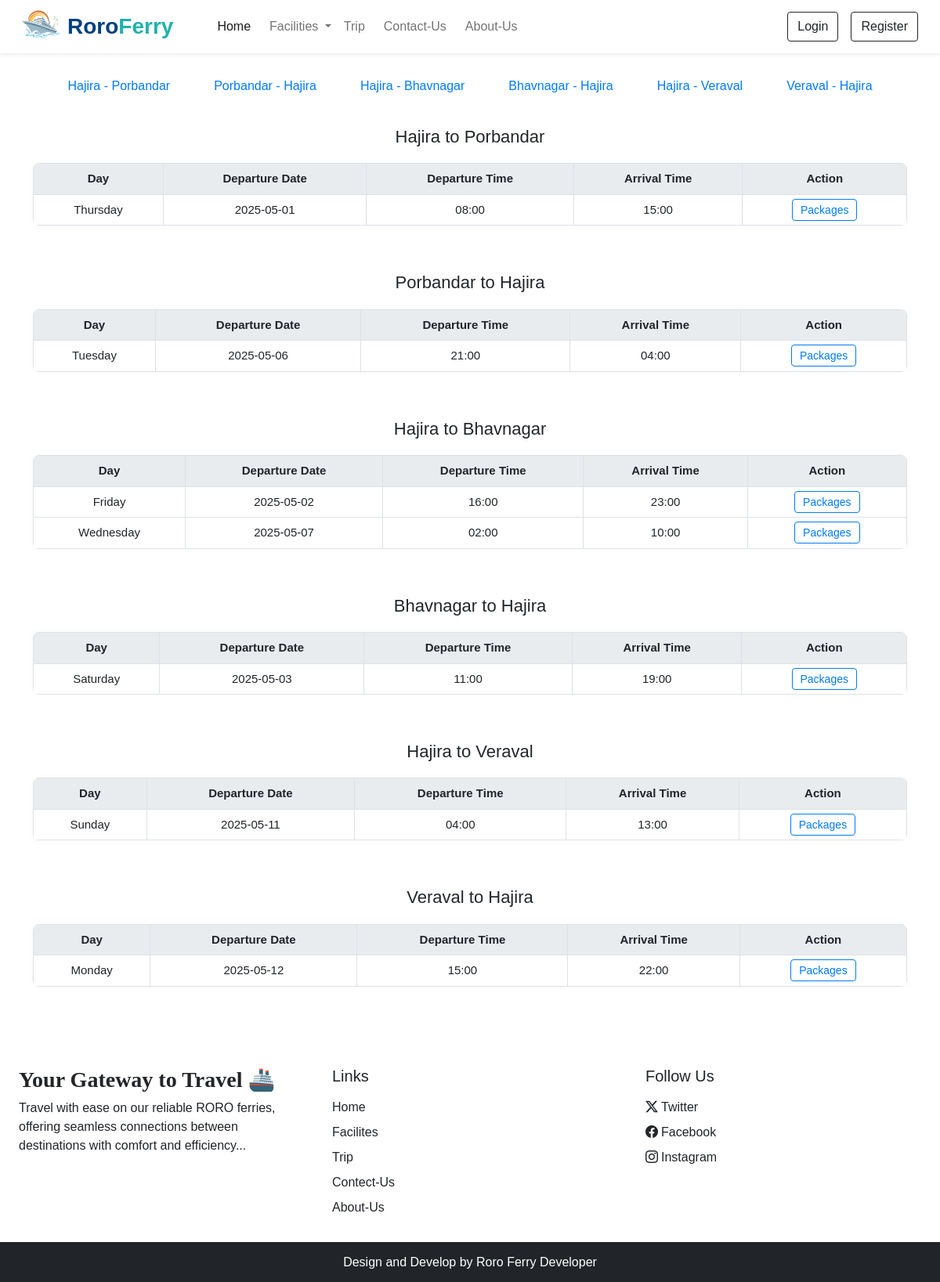
Screenshot of /trip.php with the database file from the repository.
### tables this page shows
CREATE TABLE `trip` (
  `trip_id` int(11) NOT NULL,
  `trip_day` varchar(50) NOT NULL,
  `dep_place` varchar(255) NOT NULL,
  `arr_place` varchar(255) NOT NULL,
  `dep_date` date NOT NULL,
  `dep_time` varchar(50) NOT NULL,
  `arr_time` varchar(50) NOT NULL,
  `status` int(11) NOT NULL
);

### trip.php (the view, shortened to what this page needs)
<!DOCTYPE html>
<html lang="en">
<head>
    <link rel="stylesheet" href="https://cdn.jsdelivr.net/npm/swiper@11/swiper-bundle.min.css" />
    <link rel="stylesheet" href="css/trip.css" />
    <?php include('inc/links.php'); ?>
</head>
<body>
    <?php require('inc/header.php'); ?>
    <div class="route-links">
        <?php
        include "inc/connection.php";
        $routes = [
            ['from' => 'Hajira', 'to' => 'Porbandar'],
            ['from' => 'Porbandar', 'to' => 'Hajira'],
            ['from' => 'Hajira', 'to' => 'Bhavnagar'],
            ['from' => 'Bhavnagar', 'to' => 'Hajira'],
            ['from' => 'Hajira', 'to' => 'Veraval'],
            ['from' => 'Veraval', 'to' => 'Hajira'],
        ];
        $available_routes = [];
        foreach ($routes as $route) {
            $query = "SELECT DISTINCT dep_place, arr_place FROM trip WHERE dep_place='{$route['from']}' AND arr_place='{$route['to']}' AND status=1";
            $result = mysqli_query($con, $query);
            if ($result && mysqli_num_rows($result) > 0) {
                $available_routes[] = $route;
            }
        }
        foreach ($available_routes as $route) {
            echo "<a href='#" . strtolower(str_replace(' ', '-', $route['from'] . '-' . $route['to'])) . "'>{$route['from']} - {$route['to']}</a>";
        }
        ?>
    </div>
    <?php
    foreach ($available_routes as $route) {
        displayTrips($con, $route['from'], $route['to'], strtolower(str_replace(' ', '-', $route['from'] . '-' . $route['to'])));
    }
    function displayTrips($con, $from, $to, $id)
    {
        echo "<section id='{$id}' class='schedule-section'>";
        echo '<div class="container">';
        echo "<h2>{$from} to {$to}</h2>";
        echo '<div class="table-responsive">';
        echo '<table class="table table-bordered">';
        echo '<thead><tr>
                <th>Day</th>
                <th>Departure Date</th>
                <th>Departure Time</th>
                <th>Arrival Time</th>
                <th>Action</th>
              </tr></thead>';
        echo '<tbody>';
        $query = "SELECT * FROM trip WHERE dep_place='$from' AND arr_place='$to' AND status=1 ORDER BY dep_date";
        $result = mysqli_query($con, $query);
        if ($result && mysqli_num_rows($result) > 0) {
            while ($row = mysqli_fetch_assoc($result)) {
                echo "<tr>
                        <td>{$row['trip_day']}</td>
                        <td>{$row['dep_date']}</td>
                        <td>{$row['dep_time']}</td>
                        <td>{$row['arr_time']}</td>
                     <td><a href='package.php?trip_id={$row['trip_id']}' class='btn-package'>Packages</a></td>
                      </tr>";
            }
        } else {
            echo "<tr><td colspan='5' class='text-muted'>No schedule available.</td></tr>";
        }
        echo '</tbody></table></div></div></section>';
    }
    ?>
    <?php require('inc/footer.php'); ?>
</body>
</html>

### css/trip.css (style rules this page uses)
:root { --primary: #007bff; --hover-color: #6c757d; --soft-gray: #f4f4f4; --border-gray: #ddd; --text-color: #333; }
body { background-color: var(--soft-gray); color: var(--text-color); font-family: 'Segoe UI', sans-serif; }
.route-links { padding: 30px 0 10px; text-align: center; }
.route-links a { margin: 0 15px; color: var(--primary); font-size: 16px; font-weight: 500; text-decoration: none; padding: 6px 12px; border-radius: 6px; transition: 0.3s; border: 1px solid transparent; }
.schedule-section { padding: 30px 0; }
.schedule-section h2 { text-align: center; font-size: 22px; margin-bottom: 20px; }
.table-responsive { border-radius: 8px; overflow: hidden; box-shadow: 0 0 8px rgba(0, 0, 0, 0.03); background: white; }
table.table { margin-bottom: 0; }
table thead { background-color: #e9ecef; }
table th, table td { text-align: center; vertical-align: middle; font-size: 15px; padding: 12px; }
.btn-package { padding: 5px 10px; font-size: 14px; background: none; border: 1px solid var(--primary); border-radius: 4px; color: var(--primary); transition: 0.3s; text-decoration: none; }

### css/common.css (style rules this page uses)
:root { --teel:#2ec1ac; --teel_hover:#279e8c; }
* { font-family: 'Poppins', sans-serif; }

### rows the page displays
trip: trip_day "Thursday", dep_date "2025-05-01", dep_time "08:00", arr_time "15:00", arr_place "Porbandar", dep_place "Hajira"
trip: trip_day "Tuesday", dep_date "2025-05-06", dep_time "21:00", arr_time "04:00"
trip: trip_day "Friday", dep_date "2025-05-02", dep_time "16:00", arr_time "23:00"
trip: trip_day "Wednesday", dep_date "2025-05-07", dep_time "02:00", arr_time "10:00"
trip: trip_day "Saturday", dep_date "2025-05-03", dep_time "11:00", arr_time "19:00"
trip: trip_day "Sunday", dep_date "2025-05-11", dep_time "04:00", arr_time "13:00", arr_place "Veraval", dep_place "Hajira"
trip: trip_day "Monday", dep_date "2025-05-12", dep_time "15:00", arr_time "22:00"

### other values shown
$route['from'] "Hajira"
$route['to'] "Porbandar"
$route['from'] "Porbandar"
$route['to'] "Hajira"
$route['to'] "Bhavnagar"
$route['from'] "Bhavnagar"
$route['to'] "Veraval"
$route['from'] "Veraval"
$from "Hajira"
$to "Porbandar"
$to "Bhavnagar"
$from "Bhavnagar"
$to "Hajira"
$to "Veraval"
